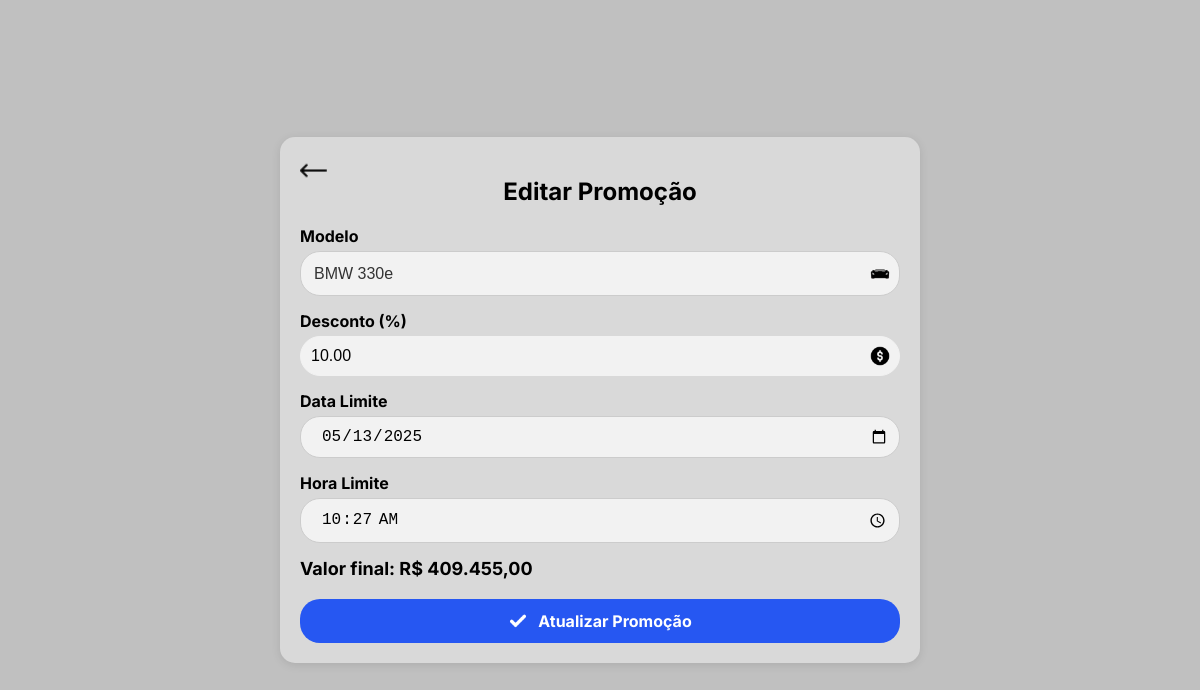
Screenshot of /php/editar_promocao.php?id=1 (signed in) with the database file from the repository.
### tables this page shows
CREATE TABLE `promocoes` (
  `id` int(11) NOT NULL,
  `modelo_id` int(11) NOT NULL,
  `desconto` decimal(5,2) NOT NULL,
  `preco_com_desconto` decimal(10,2) NOT NULL,
  `data_limite` datetime NOT NULL DEFAULT current_timestamp(),
  `ativo` tinyint(1) DEFAULT 1,
  `status` enum('Ativa','Inativa') DEFAULT 'Ativa'
);

CREATE TABLE `modelos` (
  `id` int(11) NOT NULL,
  `modelo` varchar(255) NOT NULL,
  `fabricante` varchar(255) NOT NULL,
  `cor` varchar(50) NOT NULL,
  `ano` int(11) NOT NULL,
  `preco` decimal(10,2) NOT NULL,
  `estoque` int(11) DEFAULT 0
);

### php/editar_promocao.php (the view, shortened to what this page needs)
<?php
include('conexao.php');
if (isset($_GET['id'])) {
    $promo_id = $_GET['id'];
    $query = "SELECT * FROM promocoes WHERE id = ?";
    $stmt = $conn->prepare($query);
    $stmt->bind_param("i", $promo_id);
    $stmt->execute();
    $result = $stmt->get_result();
    if ($result->num_rows === 1) {
        $promo = $result->fetch_assoc();
        $modelo_id = $promo['modelo_id'];
        $desconto = $promo['desconto'];
        $data_limite = explode(" ", $promo['data_limite'])[0];
        $hora_limite = explode(" ", $promo['data_limite'])[1] ?? '00:00';
    } else {
        echo "Promoção não encontrada!";
        exit;
    }
} else {
    echo "ID da promoção não fornecido!";
    exit;
}
$query_modelos = "SELECT id, modelo, preco FROM modelos";
$modelos_result = $conn->query($query_modelos);
?>
<!DOCTYPE html>
<html lang="pt-BR">
<head>
    <link rel="stylesheet" href="../css/registro.css">
</head>
<body>
<div class="container">
    <a href="consultar_promocoes.php" class="back-button">
        <img src="../img/seta-esquerda24.png" alt="Voltar">
    </a>
    <h2>Editar Promoção</h2>
    <form action="editar_promocao.php?id=<?php echo $promo_id; ?>" method="post" id="formPromocao">
        <div class="input-group">
            <label for="modelo_id">Modelo</label>
            <div class="input-wrapper">
                <select name="modelo_id" id="modelo_id" required>
                    <?php while ($row = $modelos_result->fetch_assoc()): ?>
                        <option value="<?php echo $row['id']; ?>"
                                <?php echo ($row['id'] == $modelo_id) ? 'selected' : ''; ?>
                                data-preco="<?php echo $row['preco']; ?>">
                            <?php echo htmlspecialchars($row['modelo']); ?>
                        </option>
                    <?php endwhile; ?>
                </select>
                <img src="../img/veiculos/carro.png" alt="Ícone modelo">
            </div>
        </div>
        <div class="input-group">
            <label for="desconto">Desconto (%)</label>
            <div class="input-wrapper">
                <input type="number" name="desconto" id="desconto" min="0" max="100" step="0.01"
                       value="<?php echo $desconto; ?>" required>
                <img src="../img/veiculos/preco.png" alt="Ícone desconto">
            </div>
        </div>
        <div class="input-group">
            <label for="data_limite">Data Limite</label>
            <div class="input-wrapper">
                <input type="date" name="data_limite" id="data_limite" value="<?php echo $data_limite; ?>" required>
            </div>
        </div>
        <div class="input-group">
            <label for="hora_limite">Hora Limite</label>
            <div class="input-wrapper">
                <input type="time" name="hora_limite" id="hora_limite" value="<?php echo $hora_limite; ?>" required>
            </div>
        </div>
        <div class="valor-final" id="valor-final">
        </div>
        <button type="submit" class="btn">
            <img src="../img/registro/verifica.png" alt="Ícone de check">
            Atualizar Promoção
        </button>
    </form>
</div>
</body>
</html>

### css/registro.css (style rules this page uses)
body { font-family: 'Inter', Arial, sans-serif; background: #c0c0c0; display: flex; justify-content: center; align-items: center; height: 100vh; margin: 0; }
.container { position: relative; background: #D9D9D9; padding: 20px; border-radius: 15px; box-shadow: 0 2px 10px rgba(0, 0, 0, 0.1); max-width: 600px; width: 100%; display: flex; flex-direction: column; justify-content: space-between; }
h2 { text-align: center; }
.input-group { margin-bottom: 15px; width: 100%; }
.input-group label { display: block; margin-bottom: 5px; font-weight: bold; }
.input-wrapper { position: relative; width: 100%; }
.input-wrapper input { width: 100%; padding: 10px; padding-right: 30px; border: 1px solid #f2f2f2; border-radius: 20px; font-size: 16px; background-color: #F2F2F2; box-sizing: border-box; }
.input-wrapper img { position: absolute; right: 10px; top: 50%; transform: translateY(-50%); width: 20px; height: 20px; }
.btn { font-family: 'Inter', sans-serif; display: flex; align-items: center; justify-content: center; gap: 10px; width: 100%; padding: 12px; background: #2657F2; color: #fff; border: none; border-radius: 20px; font-size: 16px; font-weight: bold; cursor: pointer; margin-top: 20px; position: relative; overflow: hidden; transition: background 0.3s ease-in-out; }
.btn img { width: 20px; height: 20px; }
.btn::before { content: ""; position: absolute; width: 100px; height: 100%; background-image: linear-gradient( 120deg, rgba(255, 255, 255, 0) 30%, rgba(255, 255, 255, 0.8), rgba(255, 255, 255, 0) 70% ); top: 0; left: -100px; opacity: 0.6; transition: left 0.3s ease-in-out; }
.back-button { position: absolute; top: 20px; left: 20px; z-index: 10; }
.back-button img { width: 27px; height: auto; transition: transform 0.2s ease-in-out; }
select { width: 100%; padding: 13px; border-radius: 20px; border: 1px solid #ccc; background-color: #f2f2f2; font-size: 16px; color: #333; appearance: none; -webkit-appearance: none; -moz-appearance: none; }

### php/editar_promocao.php (style rules this page uses)
input[type="date"], input[type="time"] { padding: 10px; padding-left: 20px; width: 100%; max-width: 600px; box-sizing: border-box; border: 1px solid #ccc; border-radius: 20px; font-size: 16px; }
.valor-final { margin-top: 15px; font-weight: bold; font-size: 18px; }

### rows the page displays
promocoes: modelo_id "BMW 330e", desconto "10.00", data_limite "05/13/2025", hora_limite "10:27:00"
